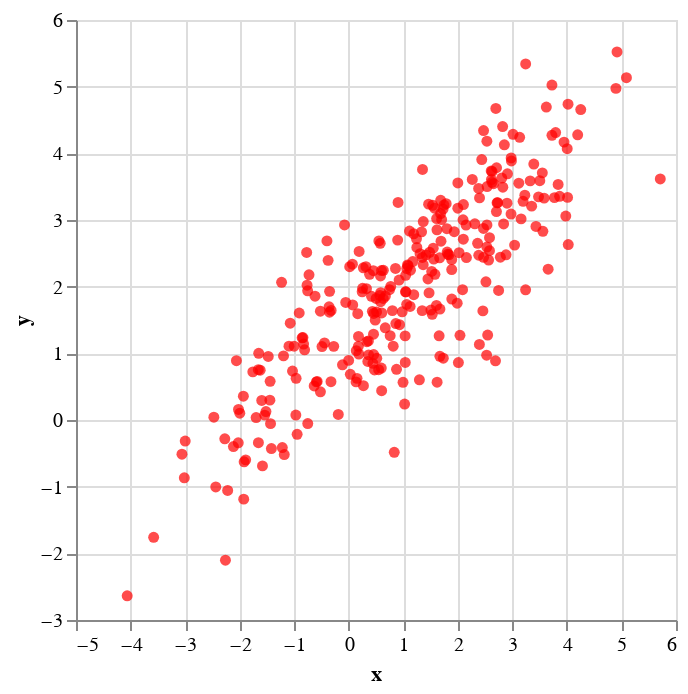

Here is the notebook cell this chart was saved with:
### Code cell
p

### Figure 1 — Vega-Lite specification as saved in the notebook (floating-point values rounded to 4 significant figures; data arrays with more than 128 entries replaced by an {"elided": "..."} marker saying what was removed)
{"data": {"values": {"elided": "300 records"}}, "encoding": {"color": {"value": "red"}, "x": {"field": "x", "type": "quantitative"}, "y": {"field": "y", "type": "quantitative"}}, "mark": "circle"}
